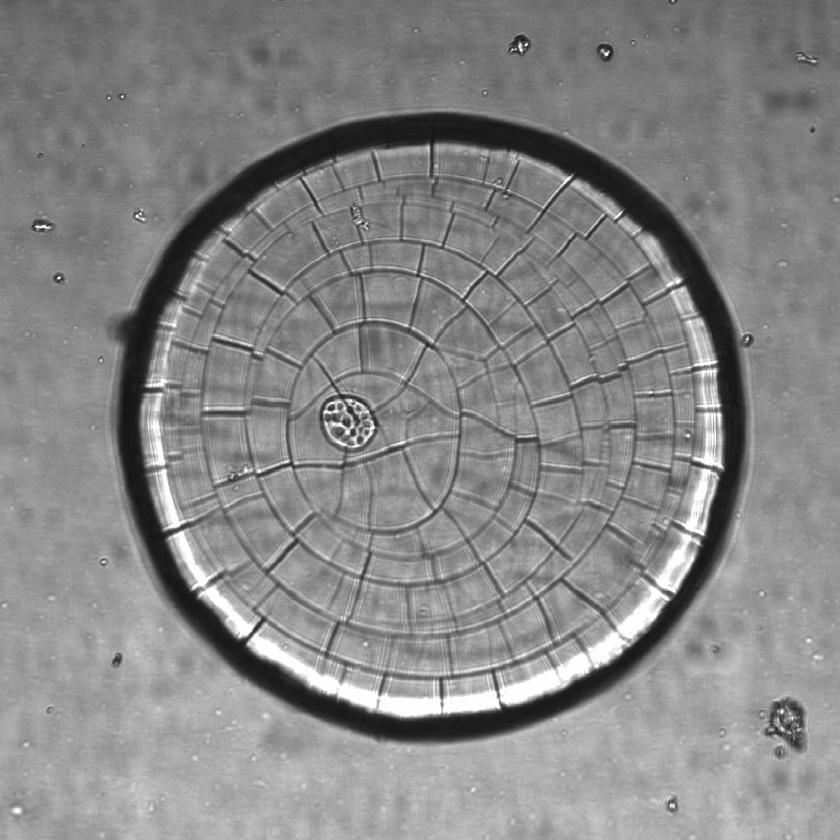
#> input picture image_processing_projects/gaussian/puf.tif, 840 x 840 px, shrunk from 1024 x 1024 before the run, found by its file name
$ python otsu+circle.py
#> lines starting #> are read from the running program, lines starting #| are printed output that depends on the picture; after the words box and inside, x2 and y2 are one past the last pixel; in counts of white or black regions, pixels touching at a corner belong together
import cv2 as cv
import numpy as np
from matplotlib import pyplot as plt
img = cv.imread('/home/kriskim/Documents/Python/gaussian/puf.tif',0)
#> img is the input picture: shape (840, 840); min 16, max 255, mean 134.7
# global thresholding
ret1,th1 = cv.threshold(img,127,255,cv.THRESH_BINARY)
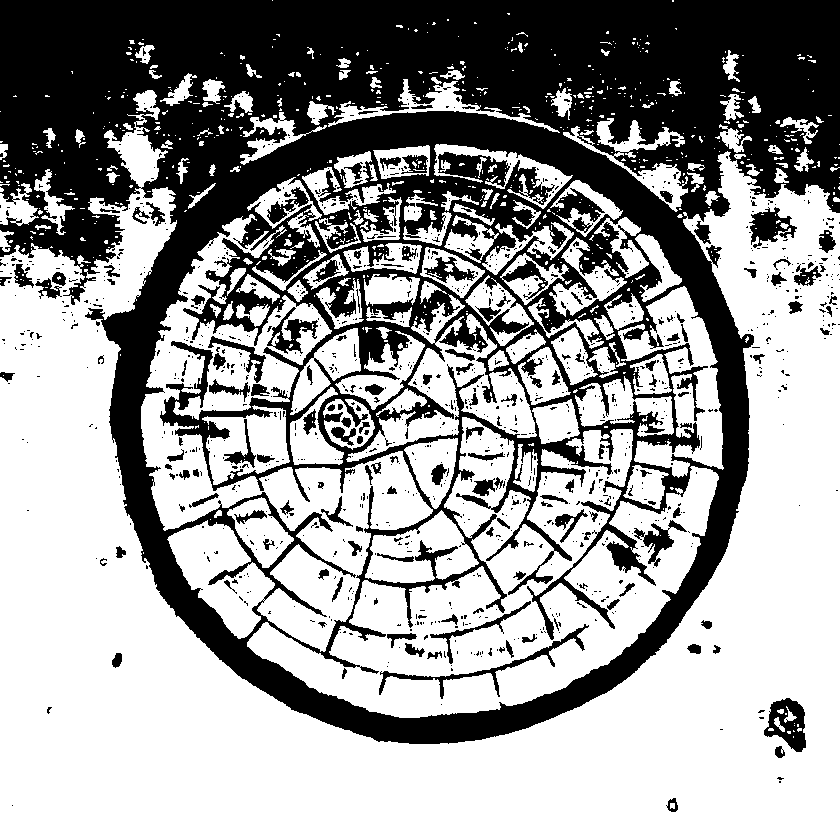
#> th1: shape (840, 840); 61.3% white; 1146 black regions (986 under 20 px), largest, box (x1, y1, x2, y2) and area: (0, 0, 840, 744) 250446, (764, 698, 806, 752) 1267, (379, 624, 589, 699) 1253
# Otsu's thresholding
ret2,th2 = cv.threshold(img,0,255,cv.THRESH_BINARY+cv.THRESH_OTSU)
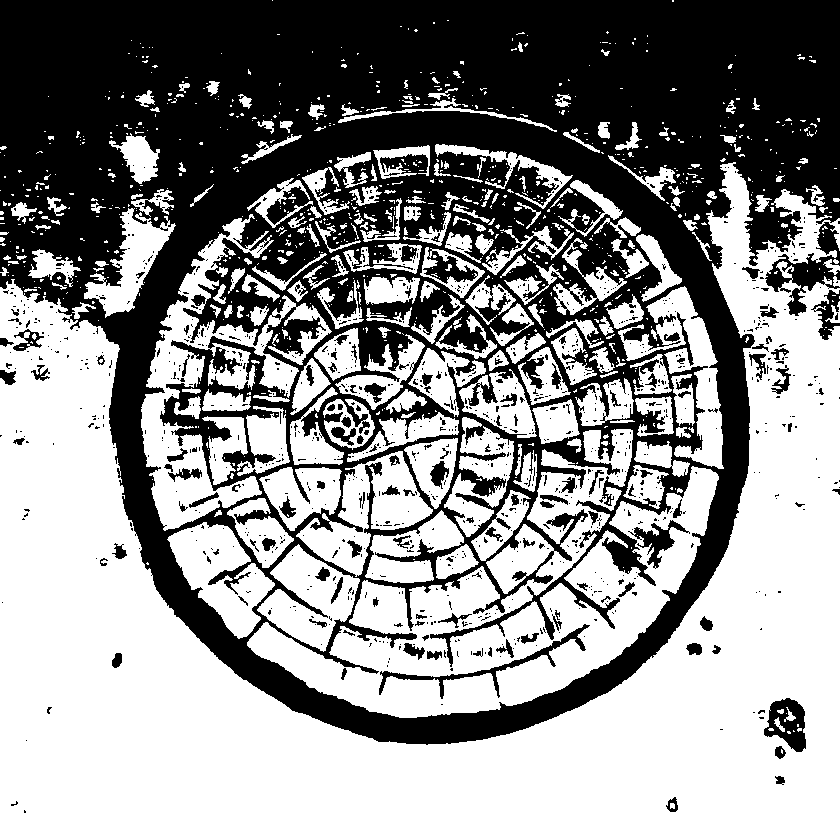
#> th2: shape (840, 840); 55.8% white; 1056 black regions (923 under 20 px), largest, box (x1, y1, x2, y2) and area: (0, 0, 840, 745) 293501, (765, 222, 840, 316) 2303, (379, 624, 590, 699) 1358
#> ret2 = 131
# Otsu's thresholding after Gaussian filtering
#blur = cv.GaussianBlur(img,(5,5,0)
#blur = cv.adaptiveThreshold(img,255,cv.ADAPTIVE_THRESH_GAUSSIAN_C,\
#cv.THRESH_BINARY,15,2)
blur = cv.bilateralFilter(img,6,2,2)
ret3,th3 = cv.threshold(blur,0,255,cv.THRESH_BINARY+cv.THRESH_OTSU)
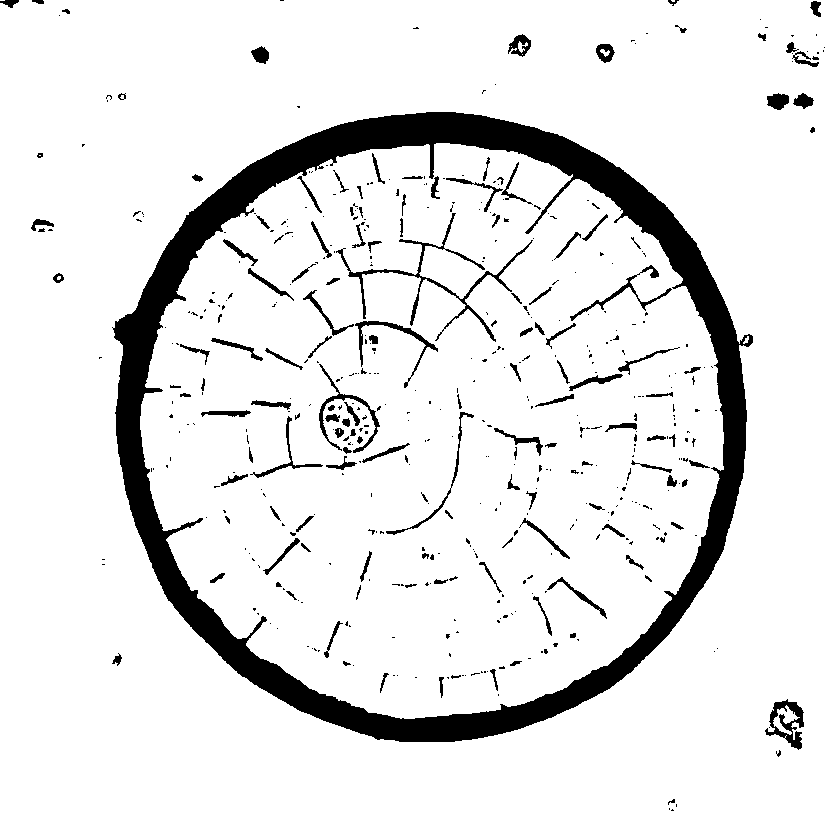
#> th3: shape (840, 840); 90.1% white; 514 black regions (375 under 20 px), largest, box (x1, y1, x2, y2) and area: (112, 112, 753, 742) 51820, (336, 213, 533, 342) 1662, (765, 699, 804, 750) 808
#> ret3 = 97
# plot all the images and their histograms
images = [img, 0, th1, img, 0, th2, blur, 0, th3]

titles = ['Original Noisy Image','Histogram','Global Thresholding (v=127)', 'Original Noisy Image','Histogram',"Otsu's Thresholding", 'Gaussian filtered Image','Histogram',"Otsu's Thresholding"]
#############################################################
os_img = images[8]
#plt.plot(),plt.imshow(images[8],'gray')
#plt.axis('off')
#plt.show()
os_img = cv.medianBlur(os_img,5)
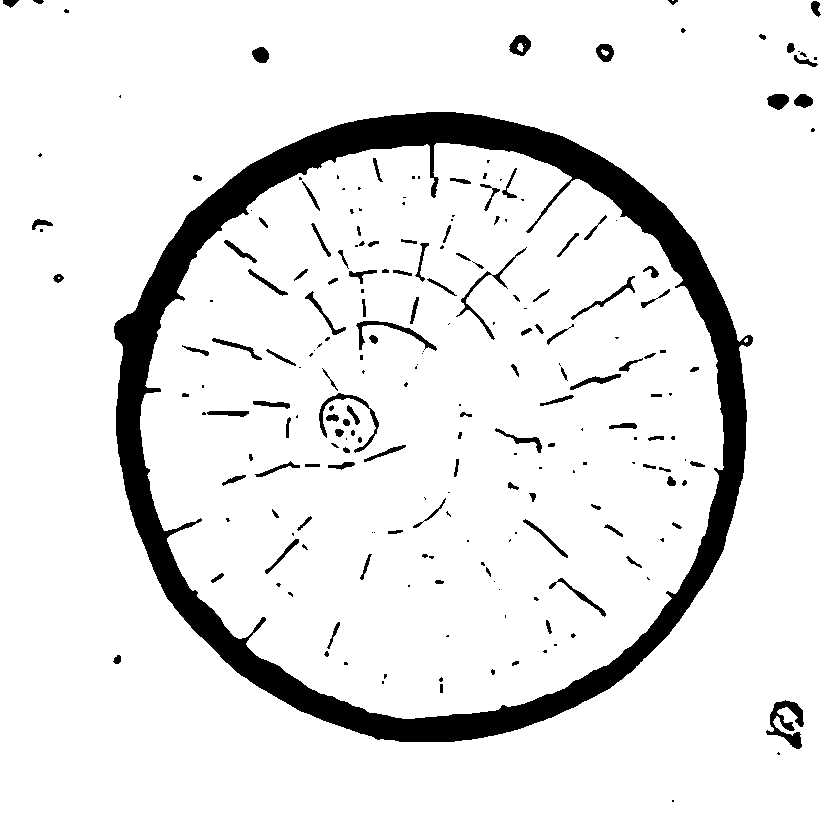
#> os_img: shape (840, 840); 90.8% white; 224 black regions (101 under 20 px), largest, box (x1, y1, x2, y2) and area: (114, 112, 753, 742) 51874, (766, 700, 804, 749) 799, (319, 393, 379, 453) 508
cimg = cv.cvtColor(os_img,cv.COLOR_GRAY2BGR)

circles = cv.HoughCircles(os_img,cv.HOUGH_GRADIENT,1,150,
                            param1=10,param2=40,minRadius=0,maxRadius=0)
#> circles = [[432.5, 425.5, 314.3], [234.5, 312.5, 97.8], [606.5, 249.5, 75.4]]

circles = np.uint16(np.around(circles))
#> circles = [[432, 426, 314], [234, 312, 98], [606, 250, 75]]
for i in circles[0,:]:
    # draw the outer circle
    cv.circle(cimg,(i[0],i[1]),i[2],(0,255,0),2)
    # draw the center of the circle
    cv.circle(cimg,(i[0],i[1]),2,(0,0,255),3)
#> this loop made 3 passes
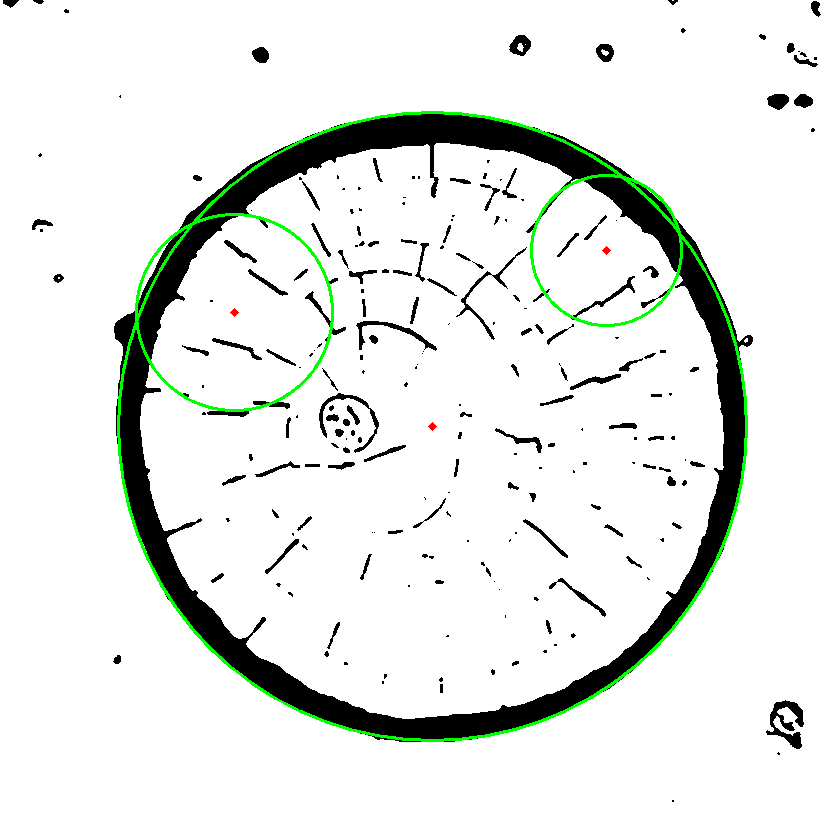
#> cimg: shape (840, 840, 3); mean B, G, R 230.2, 233.6, 230.3

cv.imshow('detected circles',cimg)
k = cv.waitKey(0)
#> (key Esc is pressed here)
if k == 27:         # wait for ESC key to exit
    cv.destroyAllWindows()
elif k == ord('s'): # wait for 's' key to save and exit
    cv.imwrite('/home/kriskim/Documents/Python/FindCircle/circled_eye.png',cimg)
    cv.destroyAllWindows()
